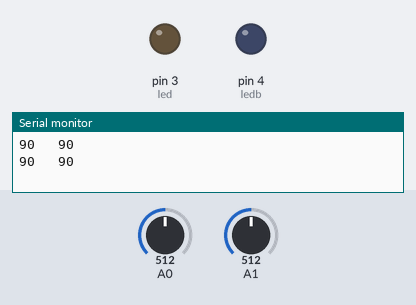
Bench run of a sketch on a simulated Arduino Uno, built with avr-gcc and run on an emulated ATmega328P. Shown: output pins drawn as LEDs (lit = HIGH), the last lines printed to the serial monitor. The test bench sets the inputs (shaded band); at power-on: A0 = 512, A1 = 512.

Above: at 2.0 s.
2.1 s: A0 set to 531
At 2.7 s:
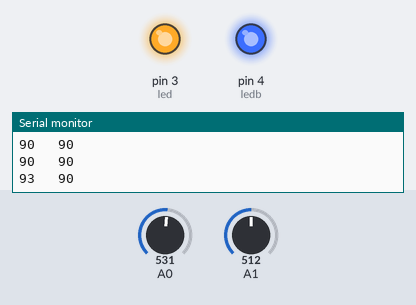
Timing chart, 0 to 5.1 s (numbered marks = the images above; inputs shaded):
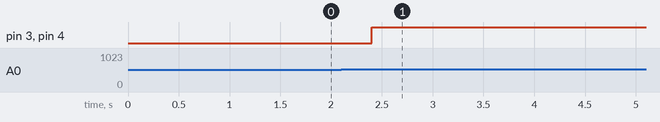

Measured:
- the behaviour switches between 517 and 518 on A0 (found by bisection; images 0 and 1)
- after the input at 2.1 s, pin 3 (led), pin 4 (ledb): LOW → HIGH after 0.30 s

The sketch:

JoyStick.ino
```cpp
int led = 3;
int ledb = 4;

void setup() {
  // put your setup code here, to run once:
  Serial.begin(9600);
  pinMode(led, OUTPUT);
  pinMode(ledb, OUTPUT);
}
void loop() {
  // put your main code here, to run repeatedly:

  int joyx = analogRead(A0);
  int joyy = analogRead(A1);
 int anglex = map(joyx, 0, 1023, 0, 180);
 int angley = map(joyy, 0, 1023, 0, 180);

  if (anglex > 90){
    digitalWrite(led, HIGH);
    digitalWrite(ledb, HIGH);
    delay(200);
  }
  else if (angley > 90){
    digitalWrite(led, HIGH);
    digitalWrite(ledb, HIGH);
    delay(200);
  }
  else if (angley == 90 && anglex == 90){
    digitalWrite(led, LOW);
    digitalWrite(ledb, LOW);
    delay(200);
  }
  //print(joyx);
  //print(joyy),
  Serial.print(anglex);
  Serial.print("   ");
  Serial.print(angley);
  Serial.println();
  delay(1000);


}
```
